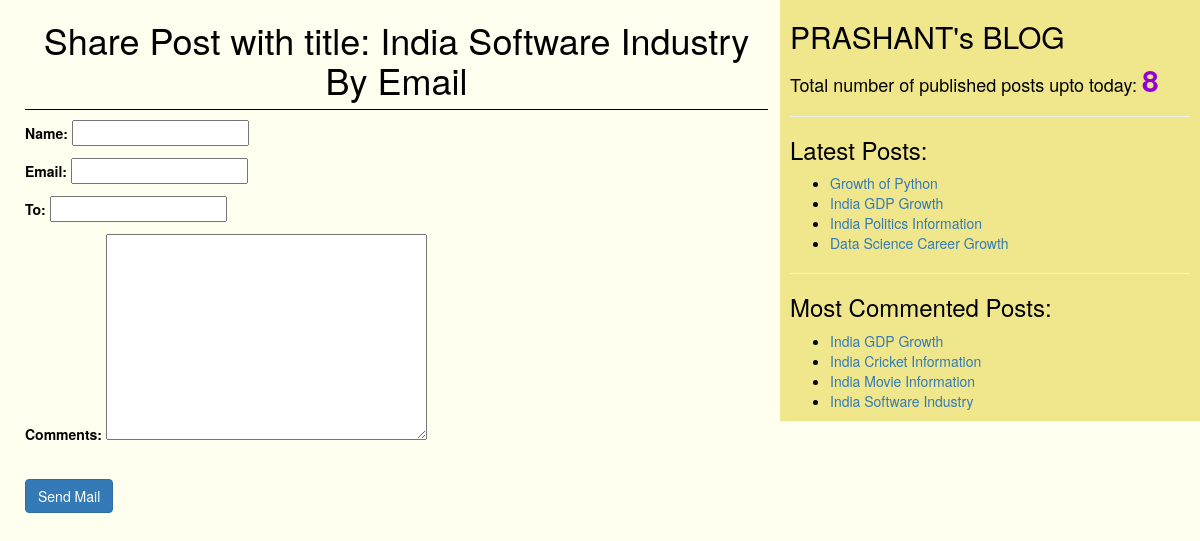
/3/share/, run on the app's committed database.
### blog/models.py (models this page shows, shortened)
class Post(models.Model):
    STATUS_CHOICES=(('draft','Draft'),('published','Published'))
    title=models.CharField(max_length=256)
    slug=models.SlugField(max_length=264,unique_for_date='publish')
    author=models.ForeignKey(User,on_delete=models.CASCADE,default='DEFAULT VALUE',related_name='blog_posts')
    body=models.TextField()
    publish=models.DateTimeField(default=timezone.now)
    created=models.DateTimeField(auto_now_add=True)
    updated=models.DateTimeField(auto_now=True)
    status=models.CharField(max_length=10,choices=STATUS_CHOICES,default='draft')
    objects=CustomManager()
    tags=TaggableManager()
    class Meta:
        ordering=('-publish',)
    def get_absolute_url(self):
        return reverse('post_detail',args=[self.publish.year,self.publish.strftime('%m'),
        self.publish.strftime('%d'),self.slug])

### blog/views.py (the view)
# urls.py: url(r'^(?P<id>\d+)/share/$', views.mail_send_view),
def mail_send_view(request,id):
    post=get_object_or_404(Post,id=id,status='published')
    sent=False
    if request.method=='POST':
        form=EmailSendForm(request.POST)
        if form.is_valid():
            cd=form.cleaned_data
            subject='{}({}) recommends you to read "{}"'.format(cd['name'],cd['email'],post.title)
            post_url=request.build_absolute_uri(post.get_absolute_url())
            message='Read Post At:\n{} \n\n{}\'s Comments:\n{}'.format(post_url,cd['name'],cd['comments'])
            send_mail(subject,message,'prashantpythonproject@gmail.com',[cd['to']])
            sent=True
    else:
        form=EmailSendForm()
    return render(request,'blog/sharebymail.html',{'form':form,'post':post,'sent':sent})

### blog/forms.py
class EmailSendForm(forms.Form):
    name=forms.CharField()
    email=forms.EmailField()
    to=forms.EmailField()
    comments=forms.CharField(required=False,widget=forms.Textarea)

### blog/models.py (called while the page is built)
    def get_queryset(self):
        return super().get_queryset().filter(status='published')

### blog/templatetags/blog_tags.py (called while the page is built)
@register.simple_tag
def total_posts():
    return Post.objects.count()

@register.inclusion_tag('blog/latest_posts123.html')
def show_latest_posts():
    latest_posts=Post.objects.order_by('-publish')[:4]
    return {'latest_posts':latest_posts}

@register.simple_tag
def get_most_commented_posts():
    return Post.objects.annotate(total_comments=Count('comments')).order_by('-total_comments')[:4]

### templates/blog/sharebymail.html (shortened to what this page needs)
{%extends 'blog/base.html' %}
  {%block content%}
    {%if sent%}
      <h1>Email Successfully sent...</h1>
      <h2>Post with the title: {{post.title}} information shared by Email</h2>
    {%else%}
    <h1>Share Post with title: {{post.title}} By Email</h1>
      <form method="POST">
        {{form.as_p}}
        <br>
        <input type="submit" class='btn btn-primary btn-md' value="Send Mail">
      </form>
    {%endif%}
  {%endblock%}

### templates/blog/base.html (shortened to what this page needs)
<!DOCTYPE html>
{%load blog_tags%}
{%load staticfiles%}
<html lang="en" dir="ltr">
  <head>
    <link rel="stylesheet" href="https://maxcdn.bootstrapcdn.com/bootstrap/3.3.7/css/bootstrap.min.css"
>
    <link rel="stylesheet" href="{%static "css/blog1.css" %}">
  </head>
  <body>
    <div class="content">
      {%block content%}{%endblock%}
    </div>
    <div class="sidebar">
      <h2>PRASHANT's BLOG</h2>
      <h4><p>Total number of published posts upto today: <span id='pcount'>{% total_posts %}</span></p></h4>
      <hr>
      <h3>Latest Posts:</h3>{% show_latest_posts %}
      <hr>
      <h3>Most Commented Posts:</h3>{% get_most_commented_posts as most_commented_posts %}
      <ul>
        {%for post in most_commented_posts%}
        <li><a href="{{post.get_absolute_url}}">{{post.title}}</a></li>
        {%endfor%}
      </ul>
    </div>
  </body>
</html>

### templates/blog/latest_posts123.html
<ul>
  {%for post in latest_posts%}
  <li><a href="{{post.get_absolute_url}}">{{post.title}}</a></li>
  {%endfor%}
</ul>

### static/css/blog1.css (style rules this page uses)
.content { width: 64%; float: left; padding: 0 0 0 25px; background: Ivory; height: 100% }
.sidebar { width: 35%; float: right; padding: 0 10px 0 10px; background: Khaki; height: 100% }
h1 { text-align: center; border-bottom: 1px solid; padding-bottom: 10px; }
body { color: black; background: Ivory; }
input[type='text'] { color: black; }
#pcount { font-size: 30px; color: DarkViolet; font-weight: bold; }

### data on the page
Post: title "India Software Industry"
Post: title "Growth of Python"
Post: title "India GDP Growth"
Post: title "India Politics Information"
Post: title "Data Science Career Growth"
Post: title "India Cricket Information"
Post: title "India Movie Information"
